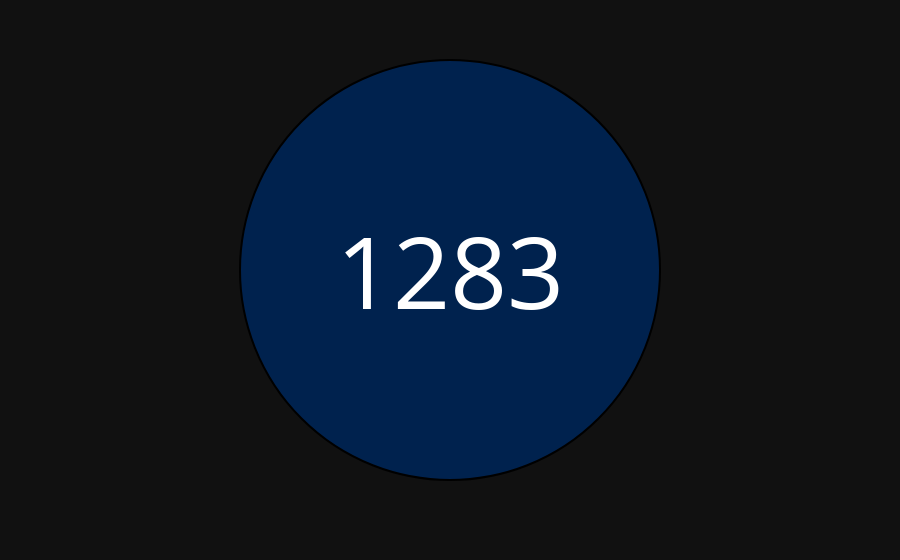

Notebook source saved alongside this figure:
### Code cell
GRAFICO01 = px.pie(
    CARTAO,
    names='CATEGORIA', 
    values='TOTAL',
    #title='% Vendas Por Estado',
    #hole=0.6,
    color_discrete_sequence=px.colors.sequential.Cividis,
    template='plotly_dark',  # Escolha o modelo de fundo (opcional)
)

GRAFICO01.update_traces(
    textinfo='value', textfont_size=100,
    textposition='inside',
    marker=dict( line=dict(color='#000000', width=2) ) 
    )

GRAFICO01.update( layout_showlegend=False )

GRAFICO01

### Figure 1 — Plotly figure (JSON) as saved in the notebook; plotly's stock layout.template omitted (floating-point values rounded to 4 significant figures)
{"data": [{"domain": {"x": [0, 1], "y": [0, 1]}, "hovertemplate": "CATEGORIA=%{label}<br>TOTAL=%{value}<extra></extra>", "labels": ["-"], "legendgroup": "", "marker": {"line": {"color": "#000000", "width": 2}}, "name": "", "showlegend": true, "textfont": {"size": 100}, "textinfo": "value", "textposition": "inside", "type": "pie", "values": [1283]}], "layout": {"legend": {"tracegroupgap": 0}, "margin": {"t": 60}, "piecolorway": ["#00224e", "#123570", "#3b496c", "#575d6d", "#707173", "#8a8678", "#a59c74", "#c3b369", "#e1cc55", "#fee838"], "showlegend": false}}
